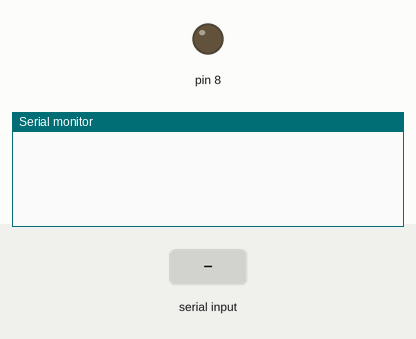
Recording of a sketch running on a simulated Arduino Uno, built with avr-gcc and run on an emulated ATmega328P. Parts: output pins drawn as LEDs (lit = HIGH), the last lines printed to the serial monitor. The test bench sets the inputs (shaded band).

Above: at 1.2 s.
1.3 s: "turn on\n" received over Serial
At 3.0 s:
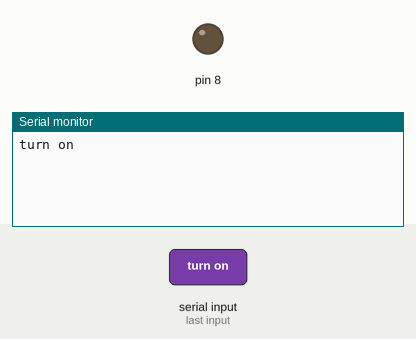
3.8 s: "turn off\n" received over Serial
At 6.0 s:
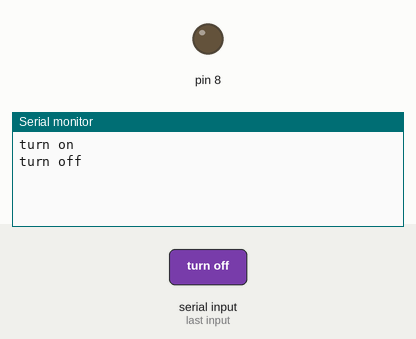
6.3 s: "1\n" received over Serial
At 7.8 s:
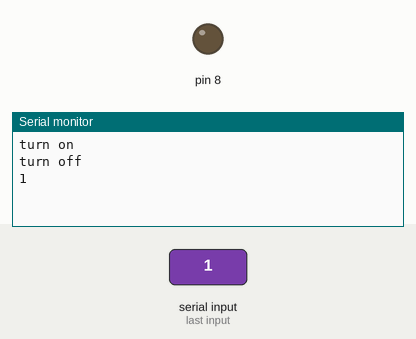

Measured:
- after the input at 1.3 s, the serial monitor: prints a new line after 1.0 s (image 1)
- after the input at 3.8 s, the serial monitor: prints a new line after 1.0 s (image 2)
- after the input at 6.3 s, the serial monitor: prints a new line after 1.0 s (image 3)

The sketch:

led_voice.ino
```cpp
/*
  Contorl Arduino LED using voice in an android app
*/
String Incoming_value;
void setup() {

  Serial.begin(9600);
  pinMode(8, OUTPUT);

}

void loop() {
  if (Serial.available() > 0)
  {
    Incoming_value = Serial.readString();
    Serial.print(Incoming_value);
    Serial.print("\n");
    if (Incoming_value == "turn on")
      digitalWrite(8, HIGH);
    else if (Incoming_value == "turn off")
      digitalWrite(8, LOW);
  }
}
```
